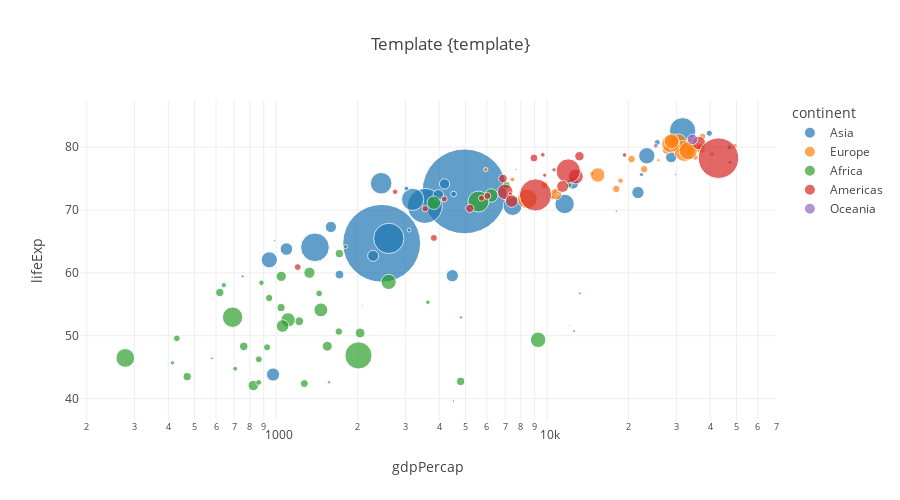

The code cell stored with this chart in its notebook:
### Markdown cell above
Create scatter plot with information about gdp per capita and excepted life time.

### Code cell
fig_sct = px.scatter(data_frame= df_oy,
        x = 'gdpPercap',
        y = 'lifeExp',
        size = 'pop',
        color = 'continent',
        log_x = True,
        size_max = 60,
        height = 500,
        title = 'Template {template}',
        template = 'none')
fig_sct.show()
